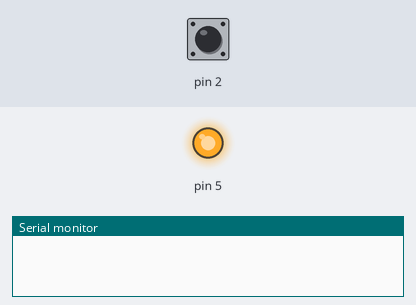
A sketch run on a simulated Arduino Uno, built with avr-gcc and run on an emulated ATmega328P. Parts: output pins drawn as LEDs (lit = HIGH), the last lines printed to the serial monitor. Inputs (shaded band) come from the test bench; at power-on: pin 2 HIGH.

Above: at 1.2 s.
1.3 s: pin 2 pulled LOW for 0.15 s
At 3.3 s:
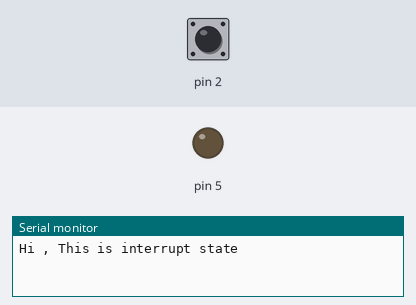
Timing chart, 0 to 10.4 s (numbered marks = the images above; inputs shaded):
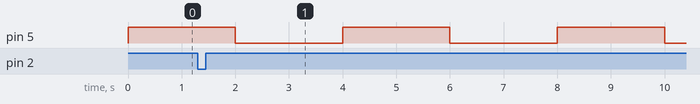

Measured:
- by itself, pin 5: alternates HIGH for 2.0 s and LOW for 2.0 s

The sketch:

Act_3.ino
```cpp
void myFunction(){
    Serial.println("Hi , This is interrupt state");
}
void setup(){
    pinMode(2,INPUT_PULLUP);
    Serial.begin(9600);

    pinMode(5,OUTPUT);

    interrupts();
    attachInterrupt(0, myFunction, FALLING);
}
void loop(){
     digitalWrite(5, 1);
     delay(2000);


     digitalWrite(5,0);
     delay(2000);
    }
```
